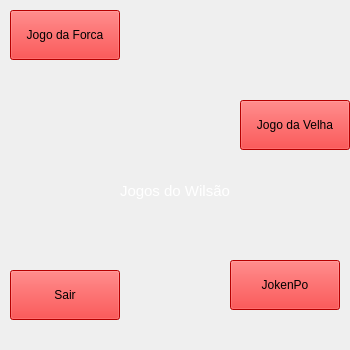
<?xml version="1.0" encoding="UTF-8"?>
<ui version="4.0">
 <class>MainWindow</class>
 <widget class="QMainWindow" name="MainWindow">
  <property name="geometry">
   <rect>
    <x>0</x>
    <y>0</y>
    <width>350</width>
    <height>350</height>
   </rect>
  </property>
  <property name="minimumSize">
   <size>
    <width>300</width>
    <height>300</height>
   </size>
  </property>
  <property name="maximumSize">
   <size>
    <width>350</width>
    <height>350</height>
   </size>
  </property>
  <property name="windowTitle">
   <string>Menu</string>
  </property>
  <property name="styleSheet">
   <string notr="true"/>
  </property>
  <widget class="QWidget" name="centralwidget">
   <widget class="QPushButton" name="botaoforca">
    <property name="geometry">
     <rect>
      <x>10</x>
      <y>10</y>
      <width>110</width>
      <height>50</height>
     </rect>
    </property>
    <property name="maximumSize">
     <size>
      <width>110</width>
      <height>50</height>
     </size>
    </property>
    <property name="styleSheet">
     <string notr="true">background-color: red;
</string>
    </property>
    <property name="text">
     <string>Jogo da Forca</string>
    </property>
   </widget>
   <widget class="QPushButton" name="botaovelha">
    <property name="geometry">
     <rect>
      <x>240</x>
      <y>100</y>
      <width>110</width>
      <height>50</height>
     </rect>
    </property>
    <property name="minimumSize">
     <size>
      <width>110</width>
      <height>50</height>
     </size>
    </property>
    <property name="styleSheet">
     <string notr="true">background-color: red;
</string>
    </property>
    <property name="text">
     <string>Jogo da Velha</string>
    </property>
   </widget>
   <widget class="QPushButton" name="botaosair">
    <property name="geometry">
     <rect>
      <x>10</x>
      <y>270</y>
      <width>110</width>
      <height>50</height>
     </rect>
    </property>
    <property name="minimumSize">
     <size>
      <width>110</width>
      <height>50</height>
     </size>
    </property>
    <property name="maximumSize">
     <size>
      <width>110</width>
      <height>50</height>
     </size>
    </property>
    <property name="styleSheet">
     <string notr="true">background-color: red;
</string>
    </property>
    <property name="text">
     <string>Sair</string>
    </property>
   </widget>
   <widget class="QPushButton" name="botaojoken">
    <property name="geometry">
     <rect>
      <x>230</x>
      <y>260</y>
      <width>110</width>
      <height>50</height>
     </rect>
    </property>
    <property name="maximumSize">
     <size>
      <width>110</width>
      <height>50</height>
     </size>
    </property>
    <property name="styleSheet">
     <string notr="true">background-color: red;
</string>
    </property>
    <property name="text">
     <string>JokenPo</string>
    </property>
   </widget>
   <widget class="QLabel" name="label">
    <property name="geometry">
     <rect>
      <x>-70</x>
      <y>-20</y>
      <width>521</width>
      <height>461</height>
     </rect>
    </property>
    <property name="text">
     <string/>
    </property>
    <property name="pixmap">
     <pixmap>../img/e542ee9a336c97ec7c6b22d4fedc4a33e5d67bbdv2_hq.jpg</pixmap>
    </property>
    <property name="scaledContents">
     <bool>true</bool>
    </property>
   </widget>
   <widget class="QLabel" name="label_2">
    <property name="geometry">
     <rect>
      <x>120</x>
      <y>160</y>
      <width>111</width>
      <height>61</height>
     </rect>
    </property>
    <property name="styleSheet">
     <string notr="true">background-color: transparent;
color: white;
font-size: 15px</string>
    </property>
    <property name="text">
     <string>Jogos do Wilsão</string>
    </property>
   </widget>
   <zorder>label</zorder>
   <zorder>botaoforca</zorder>
   <zorder>botaovelha</zorder>
   <zorder>botaosair</zorder>
   <zorder>botaojoken</zorder>
   <zorder>label_2</zorder>
  </widget>
 </widget>
 <resources>
  <include location="../img/fotinhas.qrc"/>
 </resources>
 <connections/>
</ui>
